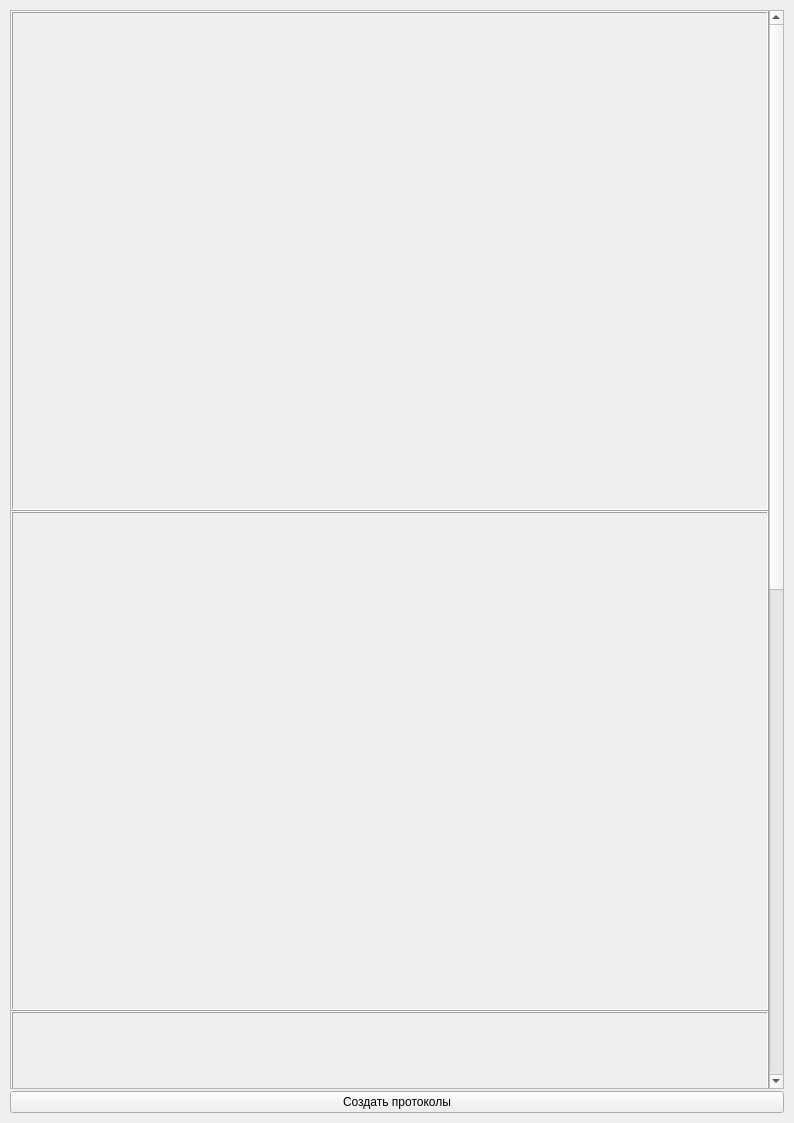
<?xml version="1.0" encoding="UTF-8"?>
<ui version="4.0">
 <class>ProtocolForm</class>
 <widget class="QWidget" name="ProtocolForm">
  <property name="geometry">
   <rect>
    <x>0</x>
    <y>0</y>
    <width>794</width>
    <height>1123</height>
   </rect>
  </property>
  <property name="sizePolicy">
   <sizepolicy hsizetype="Fixed" vsizetype="Fixed">
    <horstretch>0</horstretch>
    <verstretch>0</verstretch>
   </sizepolicy>
  </property>
  <property name="windowTitle">
   <string>Протокол командного матча</string>
  </property>
  <layout class="QVBoxLayout" name="verticalLayout">
   <property name="spacing">
    <number>2</number>
   </property>
   <property name="leftMargin">
    <number>10</number>
   </property>
   <property name="topMargin">
    <number>10</number>
   </property>
   <property name="rightMargin">
    <number>10</number>
   </property>
   <property name="bottomMargin">
    <number>10</number>
   </property>
   <item>
    <widget class="QScrollArea" name="scrollArea">
     <property name="widgetResizable">
      <bool>true</bool>
     </property>
     <widget class="QWidget" name="scrollAreaWidgetContents">
      <property name="geometry">
       <rect>
        <x>0</x>
        <y>0</y>
        <width>774</width>
        <height>2200</height>
       </rect>
      </property>
      <layout class="QVBoxLayout" name="verticalLayout_2">
       <property name="spacing">
        <number>0</number>
       </property>
       <property name="leftMargin">
        <number>0</number>
       </property>
       <property name="topMargin">
        <number>0</number>
       </property>
       <property name="rightMargin">
        <number>0</number>
       </property>
       <property name="bottomMargin">
        <number>0</number>
       </property>
       <item>
        <widget class="QFrame" name="protocol_1">
         <property name="minimumSize">
          <size>
           <width>0</width>
           <height>500</height>
          </size>
         </property>
         <property name="frameShape">
          <enum>QFrame::Box</enum>
         </property>
         <property name="frameShadow">
          <enum>QFrame::Raised</enum>
         </property>
         <layout class="QVBoxLayout" name="layout_protocol_1">
          <property name="spacing">
           <number>5</number>
          </property>
          <property name="leftMargin">
           <number>10</number>
          </property>
          <property name="topMargin">
           <number>10</number>
          </property>
          <property name="rightMargin">
           <number>10</number>
          </property>
          <property name="bottomMargin">
           <number>10</number>
          </property>
         </layout>
        </widget>
       </item>
       <item>
        <widget class="QFrame" name="protocol_2">
         <property name="minimumSize">
          <size>
           <width>0</width>
           <height>500</height>
          </size>
         </property>
         <property name="frameShape">
          <enum>QFrame::Box</enum>
         </property>
         <property name="frameShadow">
          <enum>QFrame::Raised</enum>
         </property>
         <layout class="QVBoxLayout" name="layout_protocol_2">
          <property name="spacing">
           <number>5</number>
          </property>
          <property name="leftMargin">
           <number>10</number>
          </property>
          <property name="topMargin">
           <number>10</number>
          </property>
          <property name="rightMargin">
           <number>10</number>
          </property>
          <property name="bottomMargin">
           <number>10</number>
          </property>
         </layout>
        </widget>
       </item>
       <item>
        <widget class="QFrame" name="protocol_3">
         <property name="minimumSize">
          <size>
           <width>0</width>
           <height>500</height>
          </size>
         </property>
         <property name="frameShape">
          <enum>QFrame::Box</enum>
         </property>
         <property name="frameShadow">
          <enum>QFrame::Raised</enum>
         </property>
         <layout class="QVBoxLayout" name="layout_protocol_3">
          <property name="spacing">
           <number>5</number>
          </property>
          <property name="leftMargin">
           <number>10</number>
          </property>
          <property name="topMargin">
           <number>10</number>
          </property>
          <property name="rightMargin">
           <number>10</number>
          </property>
          <property name="bottomMargin">
           <number>10</number>
          </property>
         </layout>
        </widget>
       </item>
       <item>
        <widget class="QFrame" name="protocol_4">
         <property name="minimumSize">
          <size>
           <width>0</width>
           <height>500</height>
          </size>
         </property>
         <property name="frameShape">
          <enum>QFrame::Box</enum>
         </property>
         <property name="frameShadow">
          <enum>QFrame::Raised</enum>
         </property>
         <layout class="QVBoxLayout" name="layout_protocol_4">
          <property name="spacing">
           <number>5</number>
          </property>
          <property name="leftMargin">
           <number>10</number>
          </property>
          <property name="topMargin">
           <number>10</number>
          </property>
          <property name="rightMargin">
           <number>10</number>
          </property>
          <property name="bottomMargin">
           <number>10</number>
          </property>
         </layout>
        </widget>
       </item>
      </layout>
     </widget>
    </widget>
   </item>
   <item>
    <widget class="QPushButton" name="btn_generate">
     <property name="text">
      <string>Создать протоколы</string>
     </property>
    </widget>
   </item>
  </layout>
 </widget>
 <resources/>
 <connections/>
</ui>
